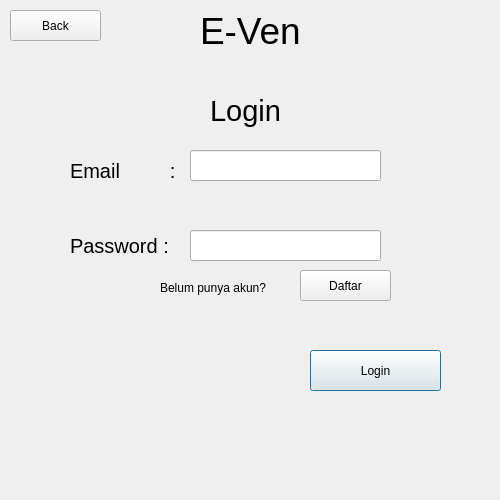
<?xml version="1.0" encoding="UTF-8"?>
<ui version="4.0">
 <class>Dialog</class>
 <widget class="QDialog" name="Dialog">
  <property name="geometry">
   <rect>
    <x>0</x>
    <y>0</y>
    <width>500</width>
    <height>500</height>
   </rect>
  </property>
  <property name="windowTitle">
   <string>Dialog</string>
  </property>
  <property name="styleSheet">
   <string notr="true"/>
  </property>
  <widget class="QLabel" name="label">
   <property name="geometry">
    <rect>
     <x>210</x>
     <y>80</y>
     <width>101</width>
     <height>61</height>
    </rect>
   </property>
   <property name="styleSheet">
    <string notr="true">font-size: 22pt;</string>
   </property>
   <property name="text">
    <string>Login</string>
   </property>
  </widget>
  <widget class="QLabel" name="label_2">
   <property name="geometry">
    <rect>
     <x>70</x>
     <y>150</y>
     <width>131</width>
     <height>41</height>
    </rect>
   </property>
   <property name="styleSheet">
    <string notr="true">font-size: 15pt;</string>
   </property>
   <property name="text">
    <string>Email         : </string>
   </property>
  </widget>
  <widget class="QLineEdit" name="email_txtbox">
   <property name="geometry">
    <rect>
     <x>190</x>
     <y>150</y>
     <width>191</width>
     <height>31</height>
    </rect>
   </property>
   <property name="styleSheet">
    <string notr="true">border-color: rgb(0, 0, 0);
font-size: 20pt;</string>
   </property>
   <property name="frame">
    <bool>true</bool>
   </property>
  </widget>
  <widget class="QLabel" name="label_3">
   <property name="geometry">
    <rect>
     <x>70</x>
     <y>230</y>
     <width>111</width>
     <height>31</height>
    </rect>
   </property>
   <property name="styleSheet">
    <string notr="true">font-size: 15pt;</string>
   </property>
   <property name="text">
    <string>Password : </string>
   </property>
  </widget>
  <widget class="QLineEdit" name="password_txtbox">
   <property name="geometry">
    <rect>
     <x>190</x>
     <y>230</y>
     <width>191</width>
     <height>31</height>
    </rect>
   </property>
   <property name="styleSheet">
    <string notr="true">border-color: rgb(0, 0, 0);
font-size:20pt;</string>
   </property>
   <property name="frame">
    <bool>true</bool>
   </property>
  </widget>
  <widget class="QPushButton" name="submit_login_btn">
   <property name="geometry">
    <rect>
     <x>310</x>
     <y>350</y>
     <width>131</width>
     <height>41</height>
    </rect>
   </property>
   <property name="text">
    <string>Login</string>
   </property>
  </widget>
  <widget class="QLabel" name="label_4">
   <property name="geometry">
    <rect>
     <x>200</x>
     <y>0</y>
     <width>101</width>
     <height>61</height>
    </rect>
   </property>
   <property name="styleSheet">
    <string notr="true">font-size: 28pt;</string>
   </property>
   <property name="text">
    <string>E-Vent</string>
   </property>
  </widget>
  <widget class="QPushButton" name="signup_btn">
   <property name="geometry">
    <rect>
     <x>300</x>
     <y>270</y>
     <width>91</width>
     <height>31</height>
    </rect>
   </property>
   <property name="text">
    <string>Daftar</string>
   </property>
  </widget>
  <widget class="QLabel" name="label_5">
   <property name="geometry">
    <rect>
     <x>160</x>
     <y>280</y>
     <width>141</width>
     <height>16</height>
    </rect>
   </property>
   <property name="text">
    <string>Belum punya akun?</string>
   </property>
  </widget>
  <widget class="QPushButton" name="back_btn">
   <property name="geometry">
    <rect>
     <x>10</x>
     <y>10</y>
     <width>91</width>
     <height>31</height>
    </rect>
   </property>
   <property name="text">
    <string>Back</string>
   </property>
  </widget>
 </widget>
 <resources/>
 <connections/>
</ui>
